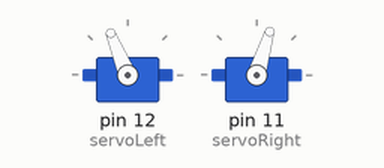
The sketch below on a simulated Arduino Uno, built with avr-gcc and run on an emulated ATmega328P. Shown: 2 × servo.

Above: at 0.05 s.
At 1.4 s:
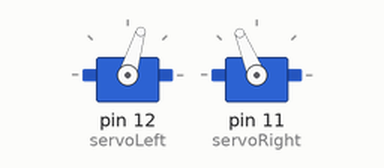
At 3.05 s:
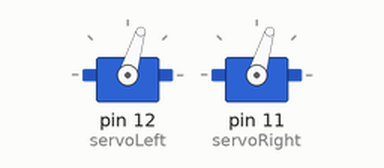
At 6.05 s:
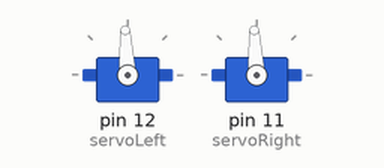
Timing chart, 0 to 7.9 s (numbered marks = the images above):
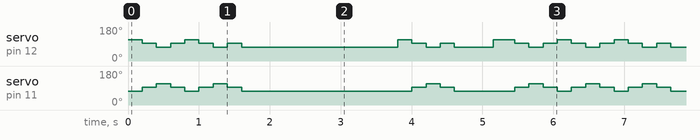

Measured:
- by itself, servo on pin 11 (servoRight): repeats every 6.1 s: 112° 0.20 s, 93° 0.20 s, 73° 0.20 s, 93° 0.20 s, 112° 0.20 s, 93° 0.20 s, 73° 2.4 s, 93° 0.20 s, 112° 0.20 s, 93° 0.20 s, 73° 0.85 s, 93° 0.20 s, 112° 0.20 s, 93° 0.20 s, 73° 0.20 s, 93° 0.20 s
- by itself, servo on pin 12 (servoLeft): repeats every 6.1 s: 73° 0.20 s, 93° 0.20 s, 112° 0.20 s, 93° 0.20 s, 73° 0.20 s, 93° 0.20 s, 73° 2.2 s, 112° 0.20 s, 93° 0.20 s, 73° 0.20 s, 93° 0.20 s, 73° 0.55 s, 112° 0.30 s, 93° 0.20 s, 73° 0.20 s, 93° 0.20 s, 112° 0.20 s, 93° 0.20 s

The sketch:

robot_dance.ino.ino
```cpp
#include <Servo.h>
Servo servoRight;
Servo servoLeft;


void setup() {
  // put your setup code here, to run once:
  servoLeft.attach(12);
  servoRight.attach(11);
}
void stop_that_robot(){

  servoLeft.writeMicroseconds(1500);
  //delay(1000);
  servoRight.writeMicroseconds(1500);
  //delay(1000);
}
void forwards(){
  servoLeft.writeMicroseconds(1700);
  servoRight.writeMicroseconds(1300);
}
void backwards(){
  servoLeft.writeMicroseconds(1300);
  servoRight.writeMicroseconds(1700);
}
void left(){
  servoLeft.writeMicroseconds(1300);
  servoRight.writeMicroseconds(1300);

}
void right(){
  servoLeft.writeMicroseconds(1700);
  servoRight.writeMicroseconds(1700);
}
void loop() {
  // put your main code here, to run repeatedly:
  forwards();
  delay(200);
  stop_that_robot();
  delay(200);
  backwards();
  delay(200);
  stop_that_robot();
  delay(200);
  forwards();
  delay(200);
  stop_that_robot();
  delay(200);
  backwards();
  delay(200);
  stop_that_robot();
  delay(200);
  left();
  delay(200);
  left();
  delay(200);
  left();
  //forwards();
  delay(200);
  left();
  //forwards();
  delay(200);
  left();
  //forwards();
  delay(200);
  left();
  //forwards();
  delay(200);
  left();
  delay(200);
  left();
  delay(200);
  left();
  delay(200);
  left();
  delay(200);
  left();
  delay(200);
  left();
  forwards();
  delay(200);
  stop_that_robot();
  delay(200);
  backwards();
  delay(200);
  stop_that_robot();
  delay(200);
  left();
  //forwards();
  delay(550);
  forwards();
  delay(300);
  stop_that_robot();
  delay(200);
  backwards();
  delay(200);
  stop_that_robot();
  delay(200);
  right();
//  //forwards();
//  delay(1000);
//  forwards();
//  delay(200);
//  stop_that_robot();
//  delay(200);
//  backwards();
//  delay(200);
//  stop_that_robot();
//  delay(200);
//  stop_that_robot();
//  delay(1000);
//  backwards();
//  delay(1000);
//  stop_that_robot();
}
```
